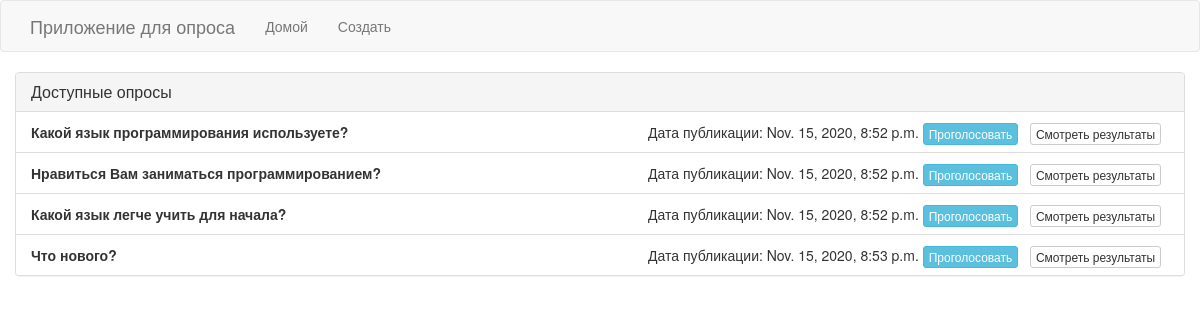
The page / on the database its author committed.
### poll/models.py (models this page shows, shortened)
class Poll(models.Model):
    question = models.TextField()
    date_published = models.DateTimeField(verbose_name = "Дата публикации", default = datetime.datetime.now())
    option_one = models.CharField(max_length=30)
    option_two = models.CharField(max_length=30)
    option_three = models.CharField(max_length=30)
    option_one_count= models.IntegerField(default=0)
    option_two_count= models.IntegerField(default=0)
    option_three_count= models.IntegerField(default=0)

### poll/views.py (the view)
# urls.py: 2. Add a URL to urlpatterns:  path('', views.home, name='home')
def home(request):
    polls = Poll.objects.all()
    context = {
        'polls' : polls
    }
    return render(request, 'poll/home.html', context)

### poll/templates/poll/home.html (shortened to what this page needs)
{% extends "poll/base.html" %}
{% block main %}
<div class="row">
    <div class="panel panel-default">
        <div class="panel-heading">
            <h3 class="panel-title">Доступные опросы</h3>
        </div>
        <ul class="list-group">
            {% for poll in polls %}
            <li class="list-group-item">
                <strong>{{ poll.question }} </strong>
                <span class="pull-right">
                    Дата публикации: {{ poll.date_published }}
                    <a href="{% url 'vote' poll.id %}" class="btn btn-info btn-xs">Проголосовать</a> &nbsp;
                    <a href="{% url 'results' poll.id %}" class="btn btn-default btn-xs">Смотреть результаты</a> &nbsp;
                </span>
            </li>
            {% endfor %}
        </ul>
    </div>
</div>
{% endblock %}

### poll/templates/poll/base.html (shortened to what this page needs)
{% load static %}
<!DOCTYPE html>
<html lang="ru">
    <head>
        <link rel="stylesheet" href="https://maxcdn.bootstrapcdn.com/bootstrap/3.3.7/css/bootstrap.min.css">
        <link rel="stylesheet" href="stylesheet" type="text/css" href="{% static 'style.css' %}">
    </head>
    <body>
        <nav class="navbar navbar-default" role="navigation">
            <div class="container">
                <div class="navbar-header">
                    <a class="navbar-brand" href="{% url 'home' %}">Приложение для опроса</a>
                </div>
                <div class="collapse navbar-collapse navbar-ex1-collapse">
                    <ul class="nav navbar-nav">
                        <li><a href="{% url 'home' %}">Домой</a></li>
                        <li><a href="{% url 'create' %}">Создать</a></li>
                    </ul>
                </div>
            </div>
        </nav>
        <div class="container">
            {% block main %}{% endblock %}
        </div>
    </body>
</html>

### rows shown on the page
Poll: question "Какой язык программирования используете?", date_published "Nov. 15, 2020, 8:52 p.m."
Poll: question "Нравиться Вам заниматься программированием?", date_published "Nov. 15, 2020, 8:52 p.m."
Poll: question "Какой язык легче учить для начала?", date_published "Nov. 15, 2020, 8:52 p.m."
Poll: question "Что нового?", date_published "Nov. 15, 2020, 8:53 p.m."
